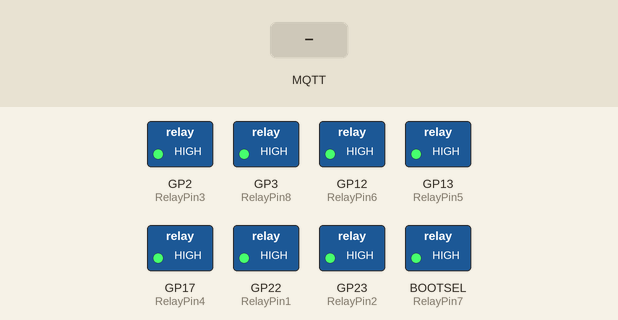
Recording of a sketch running on a simulated Raspberry Pi Pico W. On the bench: switched loads named in the sketch (green lamp = pin HIGH). The inputs (shaded band) are chosen by the test bench. WiFi joins after 1.5 s; servers stay silent unless stated; no MQTT or app messages arrive unless stated; what the sketch prints to the serial monitor is not drawn.

Above: at 5.2 s.
5.3 s: MQTT message "0" arrives on the first subscribed topic
At 6.2 s:
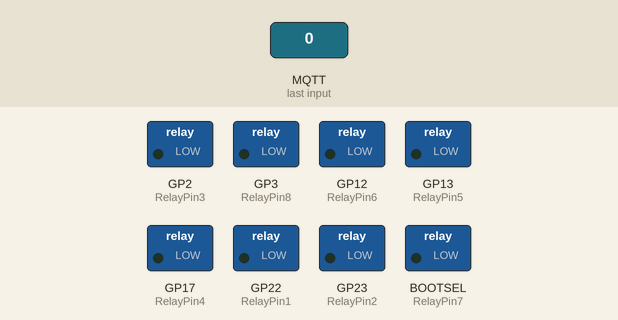
6.8 s: MQTT message "1" arrives on the second subscribed topic
At 7.4 s:
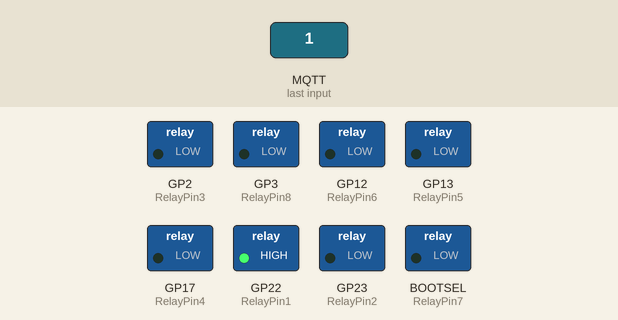
8.3 s: MQTT message "1" arrives on the third subscribed topic
At 9.5 s:
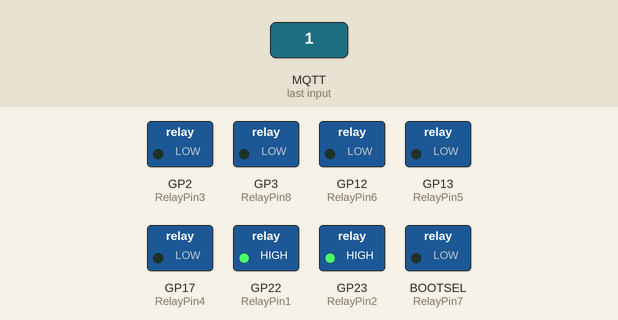
9.8 s: MQTT message "0" arrives on the second subscribed topic
At 10.9 s:
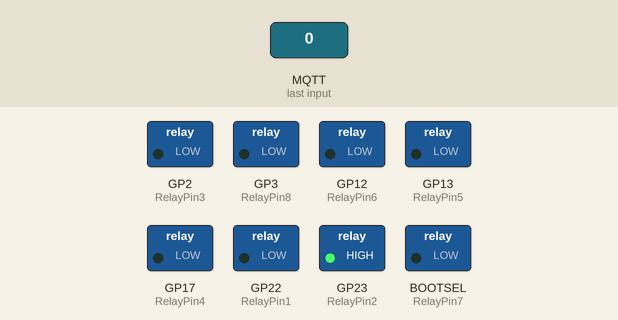
11.3 s: MQTT message "1" arrives on the first subscribed topic
At 12.0 s:
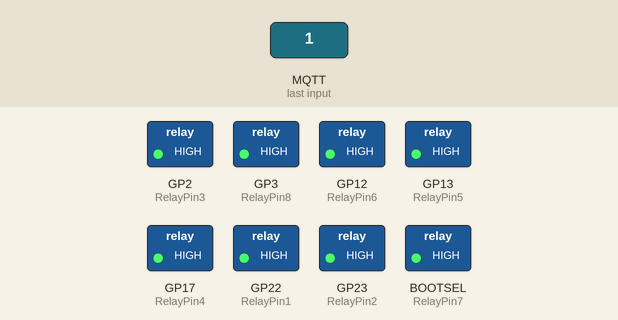
12.8 s: MQTT message "0" arrives on the third subscribed topic
At 13.1 s:
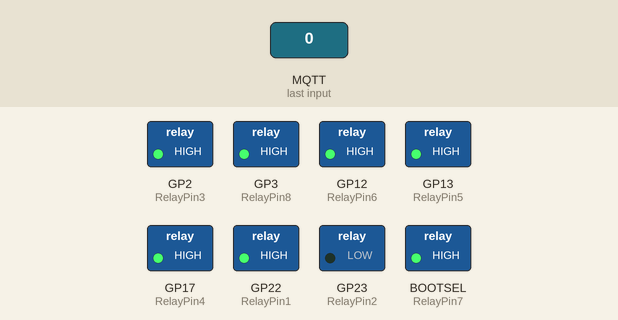
Timing chart, 0 to 15.3 s (numbered marks = the images above; inputs shaded):
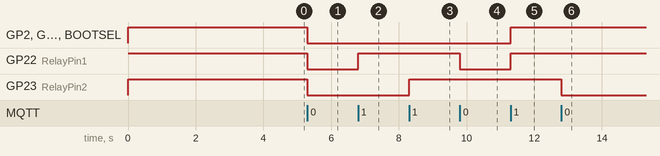

Measured:
- after the input at 5.3 s, GP2 (RelayPin3), GP3 (RelayPin8), GP12 (RelayPin6), GP13 (RelayPin5), GP17 (RelayPin4), GP22 (RelayPin1), GP23 (RelayPin2), BOOTSEL (RelayPin7): HIGH → LOW at once
- after the input at 6.8 s, GP22 (RelayPin1): LOW → HIGH at once
- after the input at 8.3 s, GP23 (RelayPin2): LOW → HIGH at once
- after the input at 9.8 s, GP22 (RelayPin1): HIGH → LOW at once
- after the input at 11.3 s, GP2 (RelayPin3), GP3 (RelayPin8), GP12 (RelayPin6), GP13 (RelayPin5), GP17 (RelayPin4), GP22 (RelayPin1), BOOTSEL (RelayPin7): LOW → HIGH at once
- after the input at 12.8 s, GP23 (RelayPin2): HIGH → LOW at once

The sketch:

LoRa-Automacao-IoT.ino
```cpp
/**********************************************************************************
  IoT - Automação Residencial
  Autor : Robson Brasil

  Dispositivos : ESP32 LoRa V2 Heltec, Módulo Relé de 8 Canais
  Preferences--> URLs adicionais do Gerenciador de placas:
                                    ESP8266: http://arduino.esp8266.com/stable/package_esp8266com_index.json,
                                    ESP32  : https://raw.githubusercontent.com/espressif/arduino-esp32/gh-pages/package_esp32_index.json
  Download Board ESP32 (x.x.x):
  OTA e OTA WebServer
  Broker MQTT
  Versão : 2 - Beta
  Última Modificação : 30/08/2024
**********************************************************************************/

//Bibliotecas
#include "LoginsSenhas.h"
#include "TopicosMQTT.h"
#include "Bibliotecas.h"
#include "GPIOs.h"
#include "MQTT.h"
#include "VariaveisGlobais.h"
#include "Array.h"

// Variável global
float diff = 1.0;

// Configuração do servidor DNS
DNSServer dns;

// Configuração de IP estático
IPAddress local_IP(192, 168, 43, 130);
IPAddress gateway(192, 168, 43, 1);
IPAddress subnet(255, 255, 255, 0);

// Configuração de DNS estático
IPAddress primaryDNS(1, 1, 1, 1);
IPAddress secondaryDNS(8, 8, 8, 8);

void setup1();  // Declaração da função setup1()
void loop1();   // Declaração da função loop1()

#define MSG_BUFFER_SIZE (1000)

unsigned long lastMsgMQTT = 0;
unsigned long delayTime = 0;
int value = 0;

// Protótipos
void initSerial();
void initWiFi();
void initMQTT();
void reconectWiFi();
void MQTT_CallBack(char* topic, byte* payload, unsigned int length);
void VerificaConexoesWiFIeMQTT();
void initOutput();
void initESPmDNS();
void initOTA();

void initOTA(){
    // Port defaults to 3232
   ArduinoOTA.setPort(3232);

  // Hostname defaults to esp3232-[MAC]
   ArduinoOTA.setHostname("ESP32-LoRa");

  // No authentication by default
   ArduinoOTA.setPassword("S3nh@S3gur@");

  // Password can be set with it's md5 value as well
  // MD5(admin) = 21232f297a57a5a743894a0e4a801fc3
  // ArduinoOTA.setPasswordHash("21232f297a57a5a743894a0e4a801fc3");

  ArduinoOTA
    .onStart([]() {
      String type;
      if (ArduinoOTA.getCommand() == U_FLASH) {
        type = "sketch";
      } else {  // U_SPIFFS
        type = "filesystem";
      }

      // NOTE: if updating SPIFFS this would be the place to unmount SPIFFS using SPIFFS.end()
      Serial.println("Start updating " + type);
    })
    .onEnd([]() {
      Serial.println("\nEnd");
    })
    .onProgress([](unsigned int progress, unsigned int total) {
      Serial.printf("Progress: %u%%\r", (progress / (total / 100)));
    })
    .onError([](ota_error_t error) {
      Serial.printf("Error[%u]: ", error);
      if (error == OTA_AUTH_ERROR) {
        Serial.println("Auth Failed");
      } else if (error == OTA_BEGIN_ERROR) {
        Serial.println("Begin Failed");
      } else if (error == OTA_CONNECT_ERROR) {
        Serial.println("Connect Failed");
      } else if (error == OTA_RECEIVE_ERROR) {
        Serial.println("Receive Failed");
      } else if (error == OTA_END_ERROR) {
        Serial.println("End Failed");
      }
    });

  ArduinoOTA.begin();
}

// Função: Inicializa o output em nível lógico baixo
void initOutput() {
  for (int i = 0; i < numRelays; i++) {
    pinMode(RelayPins[i], OUTPUT);
    digitalWrite(RelayPins[i], HIGH);  // Durante a partida, todos os Relés iniciam desligados
  }

  // Adiciona um pequeno delay para estabilizar o estado inicial dos pinos
  delay(500);

  // Durante a partida o LED WiFI, inicia desligado
  pinMode(wifiLed, OUTPUT);
  digitalWrite(wifiLed, HIGH);
}

//Função: Inicializa comunicação serial com baudrate 115200 (para fins de monitorar no terminal serial
void initSerial() {
  Serial.begin(115200);
}

//Função: Inicializa e conecta-se na rede WI-FI desejada
void initWiFi() {

  delay(1000);

  Serial.println("------Conexao WI-FI------");
  Serial.print("Conectando-se na rede: ");
  Serial.println(ssid);
  Serial.println("Aguarde");

  reconectWiFi();
}

// Função: Inicializa parâmetros de conexão MQTT(endereço do broker, porta e seta função de callback)
void initMQTT() {

  MQTT.setServer(BrokerMQTT, PortaBroker);  // Informa qual broker e porta deve ser conectado
  MQTT.setCallback(MQTT_CallBack);          // Atribui função de callback (função chamada quando qualquer informação de um dos tópicos subescritos chega)
  MQTT.setKeepAlive(MQTT_KeepAlive);        // Defina o keep-alive
}

//Implementação das Funções Principais do Core0 do ESP32
void setup() {
  // Inicializações:
  initOutput();
  initSerial();
  initWiFi();
  //initMQTT();
  initOTA();

  Serial.println();
  Serial.println();

  // Adiciona um pequeno delay para estabilizar o estado inicial dos pinos
  delay(500);

  //Chama a função setup1()
  setup1();

}

// Programa Principal do Core0 do ESP32
void loop() {
  // Garante funcionamento das conexões WiFi e ao Broker MQTT
  //VerificaConexoesWiFIeMQTT();
  //Keep-Alive da comunicação com Broker MQTT
  //MQTT.loop();

  ArduinoOTA.handle();

  loop1();

  delay(500);
}

// Função: Inicializa o callback, esta função é chamada toda vez que uma informação de um dos tópicos subescritos chega.
void MQTT_CallBack(char* topic, byte* payload, unsigned int length) {

  //Serial.print("Mensagem enviada ao Broker MQTT no Tópico -> [");
  //Serial.print(topic);
  //Serial.print("] ");
  payload[length] = '\0';
  String data = "";

  if (strstr(topic, sub0)) {
    for (unsigned int i = 0; i < length; i++) {
      //Serial.print((char)payload[i]);
      data += (char)payload[i];
    }

    if ((char)payload[0] == '0') {

      digitalWrite(RelayPin1, LOW);  // Ligua o relé. Note que HIGH é o nível de tensão.
      digitalWrite(RelayPin2, LOW);  // Ligua o relé. Note que HIGH é o nível de tensão.
      digitalWrite(RelayPin3, LOW);  // Ligua o relé. Note que HIGH é o nível de tensão.
      digitalWrite(RelayPin4, LOW);  // Ligua o relé. Note que HIGH é o nível de tensão.
      digitalWrite(RelayPin5, LOW);  // Ligua o relé. Note que HIGH é o nível de tensão.
      digitalWrite(RelayPin6, LOW);  // Ligua o relé. Note que HIGH é o nível de tensão.
      digitalWrite(RelayPin7, LOW);  // Ligua o relé. Note que HIGH é o nível de tensão.
      digitalWrite(RelayPin8, LOW);  // Ligua o relé. Note que HIGH é o nível de tensão.
      status_todos = 0;
      toggleState_0 = 0;
      MQTT.publish(pub0, "0");
    } else {
      digitalWrite(RelayPin1, HIGH);  // Desligua o Relé tornando a tensão BAIXA
      digitalWrite(RelayPin2, HIGH);  // Desligua o Relé tornando a tensão BAIXA
      digitalWrite(RelayPin3, HIGH);  // Desligua o Relé tornando a tensão BAIXA
      digitalWrite(RelayPin4, HIGH);  // Desligua o Relé tornando a tensão BAIXA
      digitalWrite(RelayPin5, HIGH);  // Desligua o Relé tornando a tensão BAIXA
      digitalWrite(RelayPin6, HIGH);  // Desligua o Relé tornando a tensão BAIXA
      digitalWrite(RelayPin7, HIGH);  // Desligua o Relé tornando a tensão BAIXA
      digitalWrite(RelayPin8, HIGH);  // Desligua o Relé tornando a tensão BAIXA
      status_todos = 1;
      toggleState_0 = 1;
      MQTT.publish(pub0, "1");
    }
  }
  if (strstr(topic, sub1)) {
    for (unsigned int i = 0; i < length; i++) {
      //Serial.print((char)payload[i]);
      data += (char)payload[i];
    }
    //Serial.println();

    if ((char)payload[0] == '0') {
      digitalWrite(RelayPin1, LOW);  // Ligua o relé. Note que HIGH é o nível de tensão.
      toggleState_1 = 0;
      MQTT.publish(pub1, "0", true);
    } else {
      digitalWrite(RelayPin1, HIGH);  // Desligua o Relé tornando a tensão BAIXA
      toggleState_1 = 1;
      MQTT.publish(pub1, "1", true);
    }
  }
  if (strstr(topic, sub2)) {
    for (unsigned int i = 0; i < length; i++) {
      //Serial.print((char)payload[i]);
      data += (char)payload[i];
    }
    //Serial.println();

    if ((char)payload[0] == '0') {
      digitalWrite(RelayPin2, LOW);  // Ligua o relé. Note que HIGH é o nível de tensão.
      toggleState_2 = 0;
      MQTT.publish(pub2, "0", true);
    } else {
      digitalWrite(RelayPin2, HIGH);  // Desligua o Relé tornando a tensão BAIXA
      toggleState_2 = 1;
      MQTT.publish(pub2, "1", true);
    }
  }
  if (strstr(topic, sub3)) {
    for (unsigned int i = 0; i < length; i++) {
      //Serial.print((char)payload[i]);
      data += (char)payload[i];
    }
    //Serial.println();

    if ((char)payload[0] == '0') {
      digitalWrite(RelayPin3, LOW);  // Ligua o relé. Note que HIGH é o nível de tensão.
      toggleState_3 = 0;
      MQTT.publish(pub3, "0", true);
    } else {
      digitalWrite(RelayPin3, HIGH);  // Desligua o Relé tornando a tensão BAIXA
      toggleState_3 = 1;
      MQTT.publish(pub3, "1", true);
    }
  }
  if (strstr(topic, sub4)) {
    for (unsigned int i = 0; i < length; i++) {
      //Serial.print((char)payload[i]);
      data += (char)payload[i];
    }
    //Serial.println();

    if ((char)payload[0] == '0') {
      digitalWrite(RelayPin4, LOW);  // Ligua o relé. Note que HIGH é o nível de tensão.
      toggleState_4 = 0;
      MQTT.publish(pub4, "0", true);
    } else {
      digitalWrite(RelayPin4, HIGH);  // Desligua o Relé tornando a tensão BAIXA
      toggleState_4 = 1;
      MQTT.publish(pub4, "1", true);
    }
  }
  if (strstr(topic, sub5)) {
    for (unsigned int i = 0; i < length; i++) {
      //Serial.print((char)payload[i]);
      data += (char)payload[i];
    }
    //Serial.println();

    if ((char)payload[0] == '0') {
      digitalWrite(RelayPin5, LOW);  // Ligua o relé. Note que HIGH é o nível de tensão.
      toggleState_5 = 0;
      MQTT.publish(pub5, "0", true);
    } else {
      digitalWrite(RelayPin5, HIGH);  // Desligua o Relé tornando a tensão BAIXA
      toggleState_5 = 1;
      MQTT.publish(pub5, "1", true);
    }
  }
  if (strstr(topic, sub6)) {
    for (unsigned int i = 0; i < length; i++) {
      //Serial.print((char)payload[i]);
      data += (char)payload[i];
    }
    //Serial.println();

    if ((char)payload[0] == '0') {
      digitalWrite(RelayPin6, LOW);  // Ligua o relé. Note que HIGH é o nível de tensão.
      toggleState_6 = 0;
      MQTT.publish(pub6, "0", true);
    } else {
      digitalWrite(RelayPin6, HIGH);  // Desligua o Relé tornando a tensão BAIXA
      toggleState_6 = 1;
      MQTT.publish(pub6, "1", true);
    }
  }
  if (strstr(topic, sub7)) {
    for (unsigned int i = 0; i < length; i++) {
      //Serial.print((char)payload[i]);
      data += (char)payload[i];
    }
    //Serial.println();

    if ((char)payload[0] == '0') {
      digitalWrite(RelayPin7, LOW);  // Ligua o relé. Note que HIGH é o nível de tensão.
      toggleState_7 = 0;
      MQTT.publish(pub7, "0", true);
    } else {
      digitalWrite(RelayPin7, HIGH);  // Desligua o Relé tornando a tensão BAIXA
      toggleState_7 = 1;
      MQTT.publish(pub7, "1", true);
    }
  }
  if (strstr(topic, sub8)) {
    for (unsigned int i = 0; i < length; i++) {
      //Serial.print((char)payload[i]);
      data += (char)payload[i];
    }
    //Serial.println();

    if ((char)payload[0] == '0') {
      digitalWrite(RelayPin8, LOW);  // Ligua o relé. Note que HIGH é o nível de tensão.
      toggleState_8 = 0;
      MQTT.publish(pub8, "0", true);
    } else {
      digitalWrite(RelayPin8, HIGH);  // Desligua o Relé tornando a tensão BAIXA
      toggleState_8 = 1;
      MQTT.publish(pub8, "1", true);
    }
  }
  //Serial.println("");
}

/* Função: reconecta-se ao broker MQTT (caso ainda não esteja conectado ou em caso de a conexão cair)
   em caso de sucesso na conexão ou reconexão, o subscribe dos tópicos é refeito.*/
void reconnectMQTT() {

  unsigned long currentTime = millis();
  unsigned long reconnectTime = 2000;  // Tempo para tentar reconectar (em milissegundos)

  // Verifica o overflow de millis
  if (currentTime < delayTime) {
    /* Overflow ocorreu
       Lógica para lidar com o overflow, se necessário
       Por exemplo, reiniciar o último tempo para o valor atual */
    delayTime = currentTime;
  } else {
    delayTime = currentTime;

    while (!MQTT.connected()) {
      Serial.print(".....Tentando se conectar ao Broker MQTT: ");
      Serial.println(BrokerMQTT);
      if (MQTT.connect(ID_MQTT, LoginDoMQTT, SenhaMQTT)) {
        Serial.println("Conectado com sucesso ao broker MQTT!");
        Serial.println("");
        MQTT.subscribe(sub0);
        MQTT.subscribe(sub1);
        MQTT.subscribe(sub2);
        MQTT.subscribe(sub3);
        MQTT.subscribe(sub4);
        MQTT.subscribe(sub5);
        MQTT.subscribe(sub6);
        MQTT.subscribe(sub7);
        MQTT.subscribe(sub8);
        MQTT.subscribe(sub9);
      } else {
        Serial.println("Falha ao reconectar no broker.");
        Serial.print(MQTT.state());
        // Verifica o overflow de millis para o próximo tempo de reconexão
        if (millis() - currentTime > reconnectTime) {
          Serial.println("Haverá nova tentativa de conexão em 2s");
          // Reinicia o último tempo para o valor atual
          currentTime = millis();
        }
      }
    }
  }
}

// Função: Reconectar-se ao WiFi
void reconectWiFi() {
  /* Se já está conectado a rede WI-FI, nada é feito.
    Caso contrário, são efetuadas tentativas de conexão */
  if (WiFi.status() == WL_CONNECTED)
    return;

  WiFi.begin(ssid, password);  // Conecta na rede WI-FI
  Serial.println("\nConectando WiFi " + String(ssid));

  if (!WiFi.config(local_IP, gateway, subnet, primaryDNS, secondaryDNS)) {
    Serial.println("Conexão Falhou");
  }

  while (WiFi.status() != WL_CONNECTED) {
    Serial.print(".");
    delay(500);
  }
  Serial.println();
  Serial.print("Conectado com sucesso na rede ");
  Serial.print(ssid);
  Serial.println("");
  Serial.println("WiFi Conectado");
  Serial.print("Endereço de IP: ");
  Serial.println(WiFi.localIP());
  Serial.print("Subnet Mask: ");
  Serial.println(WiFi.subnetMask());
  Serial.print("Gateway IP: ");
  Serial.println(WiFi.gatewayIP());
  Serial.print("DNS 1: ");
  Serial.println(WiFi.dnsIP(0));
  Serial.print("DNS 2: ");
  Serial.println(WiFi.dnsIP(1));
  Serial.println("");
}

/* Função: Verifica o estado das conexões WiFI e ao broker MQTT.
   Em caso de desconexão (qualquer uma das duas), a conexão  é refeita. */
void VerificaConexoesWiFIeMQTT() {

  if (!MQTT.connected())

    reconnectMQTT();  // se não há conexão com o Broker, a conexão é refeita

  reconectWiFi();  // se não há conexão com o WiFI, a conexão é refeita "apagar essa linha depois pra testar"
}

//Implementação das Funções Principais do Core1 do ESP32
void setup1() {

  // Adiciona um pequeno delay para estabilizar o estado inicial dos pinos
  delay(500);

  initMQTT();
}

void loop1() {
  // Garante funcionamento das conexões WiFi e ao Broker MQTT
  VerificaConexoesWiFIeMQTT();
  // Keep-Alive da comunicação com Broker MQTT
  MQTT.loop();  // Verifica se há novas mensagens no Broker MQTT

  unsigned long currentTimeMQTT = millis();

  // Verifica o overflow de millis
  if (currentTimeMQTT < lastMsgMQTT) {
    /* Overflow ocorreu
       Lógica para lidar com o overflow, se necessário
       Por exemplo, reiniciar o último tempo para o valor atual */
    lastMsgMQTT = currentTimeMQTT;
  } else {
    if (currentTimeMQTT - lastMsgMQTT > 100) {
      lastMsgMQTT = currentTimeMQTT;

      // Código executado a cada 100 milissegundos

      if (digitalRead(RelayPin1) == LOW) {
        MQTT.publish(pub1, "0", true);
      } else {
        MQTT.publish(pub1, "1", true);
      }
      if (digitalRead(RelayPin2) == LOW) {
        MQTT.publish(pub2, "0", true);
      } else {
        MQTT.publish(pub2, "1", true);
      }
      if (digitalRead(RelayPin3) == LOW) {
        MQTT.publish(pub3, "0", true);
      } else {
        MQTT.publish(pub3, "1", true);
      }
      if (digitalRead(RelayPin4) == LOW) {
        MQTT.publish(pub4, "0", true);
      } else {
        MQTT.publish(pub4, "1", true);
      }
      if (digitalRead(RelayPin5) == LOW) {
        MQTT.publish(pub5, "0", true);
      } else {
        MQTT.publish(pub5, "1", true);
      }
      if (digitalRead(RelayPin6) == LOW) {
        MQTT.publish(pub6, "0", true);
      } else {
        MQTT.publish(pub6, "1", true);
      }
      if (digitalRead(RelayPin7) == LOW) {
        MQTT.publish(pub7, "0", true);
      } else {
        MQTT.publish(pub7, "1", true);
      }
      if (digitalRead(RelayPin8) == LOW) {
        MQTT.publish(pub8, "0", true);
      } else {
        MQTT.publish(pub8, "1", true);
      }
      if (status_todos == 1) {
        MQTT.publish(pub0, "0", true);
      } else {
        MQTT.publish(pub0, "1", true);
      }
      if (status_desligatodos == 0) {
        MQTT.publish(pub9, "1", true);
      }
    }
  }
}
```

Array.h
```cpp
// Array.h
#ifndef ARRAY_H
#define ARRAY_H

const int RelayPins[] = {RelayPin1, RelayPin2, RelayPin3, RelayPin4, RelayPin5, RelayPin6, RelayPin7, RelayPin8};
const char* pubTopics[] = {pub0, pub1, pub2, pub3, pub4, pub5, pub6, pub7, pub8, pub9};
const char* subTopics[] = {sub0, sub1, sub2, sub3, sub4, sub5, sub6, sub7, sub8, sub9};
const int numRelays = sizeof(RelayPins) / sizeof(RelayPins[0]);

#endif
```

Bibliotecas.h
```cpp
// Bibliotecas
#include <WiFi.h>               // Função: Fornece suporte para comunicação Wi-Fi em projetos Arduino. Permite a conexão a redes Wi-Fi e a criação de servidores ou clientes.
#include <PubSubClient.h>       // Função: Biblioteca para implementação do protocolo MQTT em projetos Arduino. É comumente utilizada para comunicação entre dispositivos IoT.
#include <WiFiUdp.h>            // Função: Fornece funcionalidades relacionadas a comunicação UDP (User Datagram Protocol) sobre Wi-Fi.
#include <Arduino.h>            // Função: Cabeçalho padrão do Arduino, contém definições essenciais e macros necessárias para o desenvolvimento em Arduino.
#include <DNSServer.h>          // Função: Implementa um servidor DNS que pode ser usado em conjunto com a biblioteca ESPAsyncWebServer para criar servidores web.   https://github.com/zhouhan0126/DNSServer---esp32
#include <TimeLib.h>            // Função: Manipulação de tempo e data em projetos Arduino.
#include <freertos/FreeRTOS.h>  // Função: Inclui a biblioteca FreeRTOS, um sistema operacional de tempo real para microcontroladores.
#include <freertos/task.h>      // Função: Contém definições para tarefas do FreeRTOS.
#include <Wire.h>               // Função: Permite a comunicação I2C entre dispositivos.
#include <ESPmDNS.h>
#include <NetworkUdp.h>
#include <ArduinoOTA.h>
```

Source omitted: LoginsSenhas.h (556 bytes), MQTT.h (729 bytes), TopicosMQTT.h (2239 bytes), VariaveisGlobais.h (1868 bytes), GPIOs.h (486 bytes)
